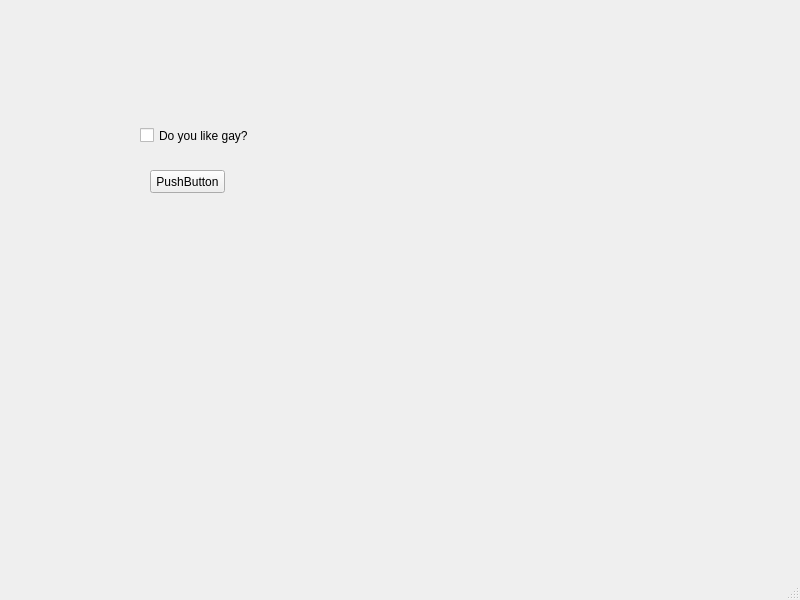
<?xml version="1.0" encoding="UTF-8"?>
<ui version="4.0">
 <class>MainWindow</class>
 <widget class="QMainWindow" name="MainWindow">
  <property name="geometry">
   <rect>
    <x>0</x>
    <y>0</y>
    <width>800</width>
    <height>600</height>
   </rect>
  </property>
  <property name="windowTitle">
   <string>MainWindow</string>
  </property>
  <widget class="QWidget" name="centralwidget">
   <widget class="QCheckBox" name="checkBox">
    <property name="geometry">
     <rect>
      <x>140</x>
      <y>100</y>
      <width>181</width>
      <height>71</height>
     </rect>
    </property>
    <property name="text">
     <string>Do you like gay?</string>
    </property>
   </widget>
   <widget class="QPushButton" name="pushButton">
    <property name="geometry">
     <rect>
      <x>150</x>
      <y>170</y>
      <width>75</width>
      <height>23</height>
     </rect>
    </property>
    <property name="text">
     <string>PushButton</string>
    </property>
   </widget>
  </widget>
  <widget class="QMenuBar" name="menubar">
   <property name="geometry">
    <rect>
     <x>0</x>
     <y>0</y>
     <width>800</width>
     <height>21</height>
    </rect>
   </property>
  </widget>
  <widget class="QStatusBar" name="statusbar"/>
 </widget>
 <resources/>
 <connections/>
</ui>
